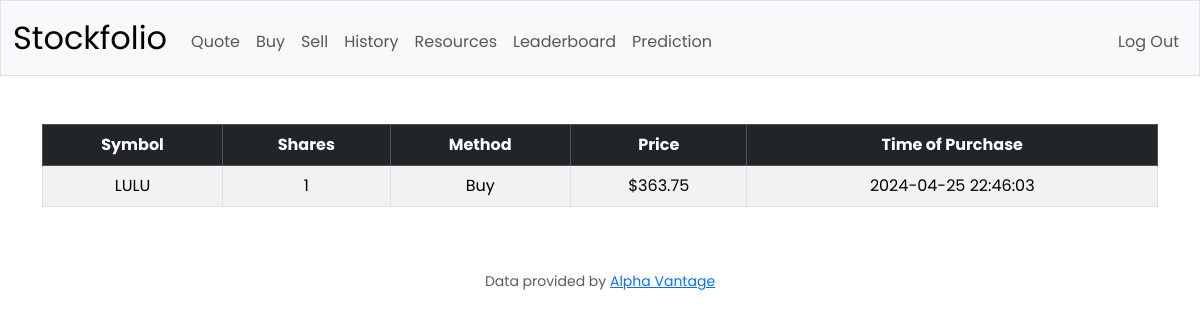
Screenshot of /history (signed in) with the database file from the repository.
### tables this page shows
CREATE TABLE history (
    id INTEGER PRIMARY KEY AUTOINCREMENT,
    user_id INTEGER,
    symbol TEXT NOT NULL,
    shares INTEGER NOT NULL,
    method TEXT NOT NULL,
    price REAL NOT NULL,
    timestamp DATETIME DEFAULT CURRENT_TIMESTAMP,
    FOREIGN KEY (user_id) REFERENCES users (id)
);

### app.py (the view)
@app.route("/history")
@login_required
def history():
    rows = db.execute("SELECT * FROM history WHERE user_id = :user_id", user_id=session["user_id"])
    return render_template("history.html", rows=rows)

### app.py (called while the page is built)
@app.after_request
def after_request(response):
    response.headers["Cache-Control"] = "no-cache, no-store, must-revalidate"
    response.headers["Expires"] = 0
    response.headers["Pragma"] = "no-cache"
    return response

### helpers.py (called while the page is built)
def login_required(f):
    @wraps(f)
    def decorated_function(*args, **kwargs):
        if session.get("user_id") is None:
            return redirect("/login")
        return f(*args, **kwargs)
    return decorated_function

def usd(value):
    return f"${value:,.2f}"

### templates/history.html (shortened to what this page needs)
{% extends "layout.html" %}
{% block main %}
<div class="table-responsive">
    <table class="table table-striped table-hover table-bordered align-middle">
        <thead class="table-dark">
            <tr>
                <th scope="col">Symbol</th>
                <th scope="col">Shares</th>
                <th scope="col">Method</th>
                <th scope="col">Price</th>
                <th scope="col">Time of Purchase</th>
            </tr>
        </thead>
        <tbody>
            {% for row in rows %}
                <tr>
                    <td>{{ row['symbol'] }}</td>
                    <td>{{ row['shares'] }}</td>
                    <td>{{ row['method'] }}</td>
                    <td>{{ row['price'] | usd }}</td>
                    <td>{{ row['timestamp'] }}</td>
                </tr>
            {% endfor %}
        </tbody>
    </table>
</div>
{% endblock %}

### static/styles.css (style rules this page uses)
* { margin: 0; padding: 0; box-sizing: border-box; font-family: "Poppins", sans-serif; }

### rows the page displays
history: symbol "LULU", shares "1", method "Buy", price "$363.75", timestamp "2024-04-25 22:46:03"
